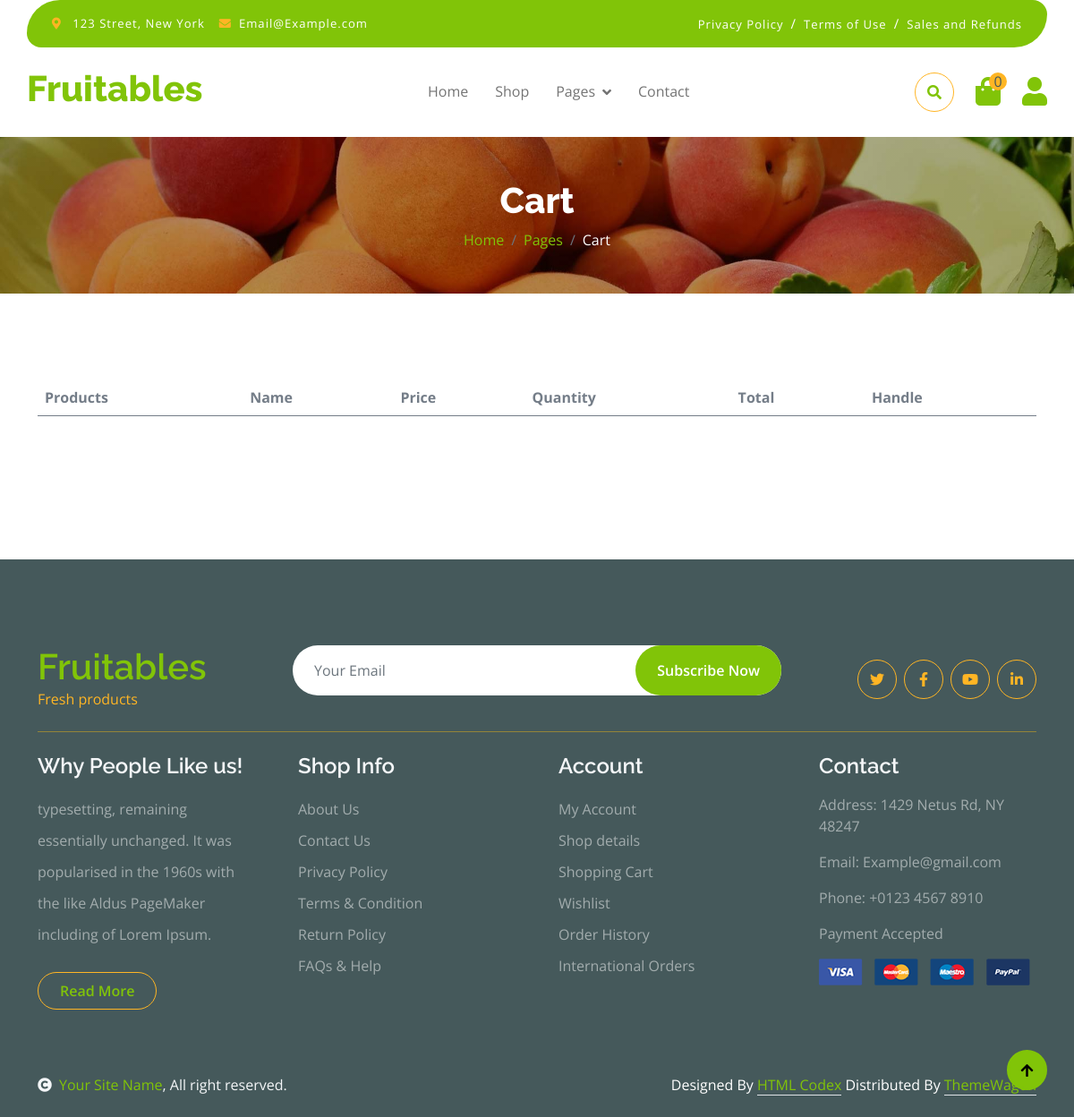
The app's page /order/cart/ (signed in), older data.
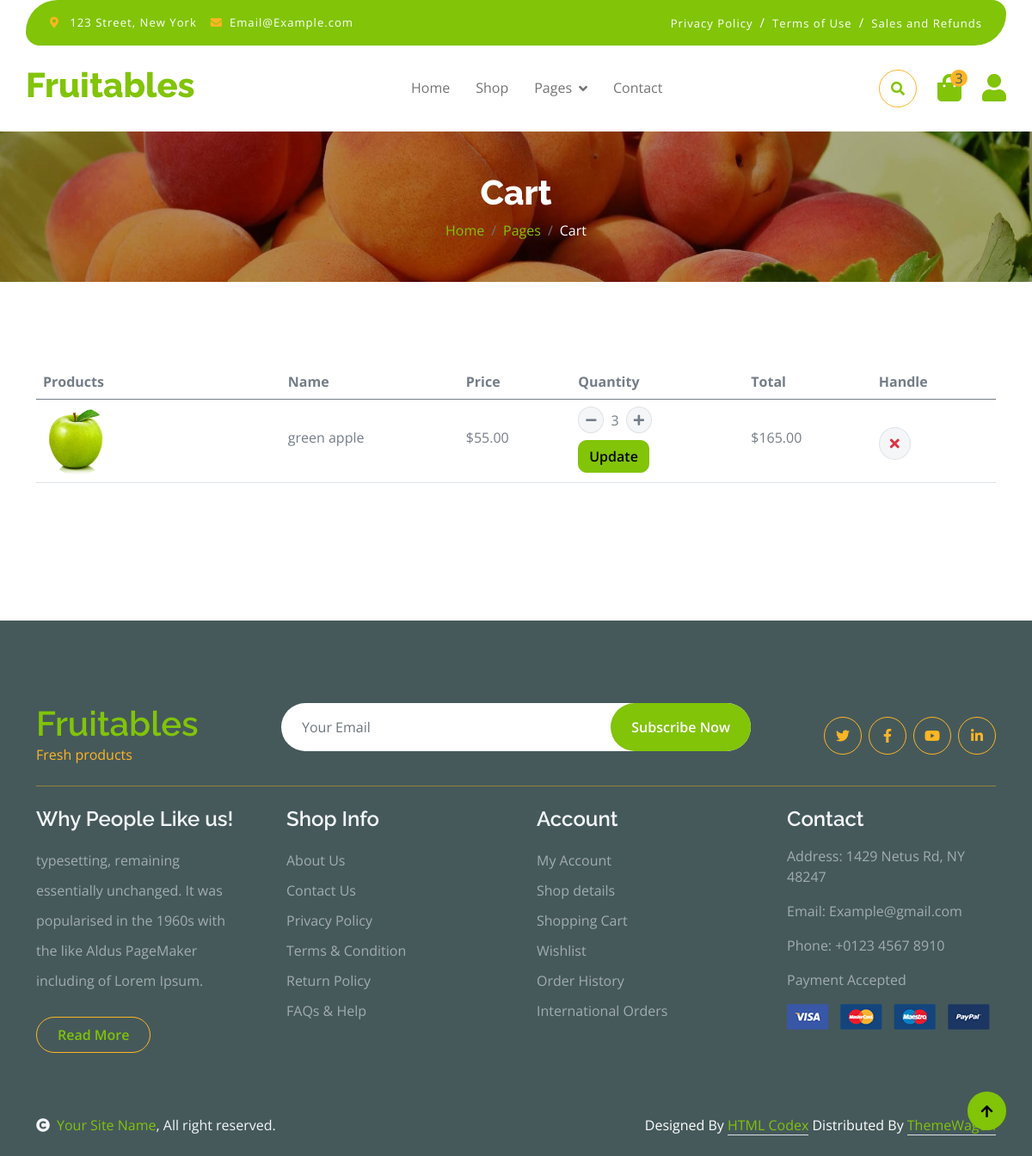
The same page, newer data.
### order/models.py (models this page shows, shortened)
class CartItem(models.Model):
    product = models.ForeignKey(Product, on_delete = models.CASCADE)
    cart = models.ForeignKey(Cart, on_delete= models.CASCADE, related_name='items')
    quantity = models.IntegerField(default=1)

### store/models.py (models this page shows, shortened)
class Product(models.Model):
    name = models.CharField(max_length=200)
    description = models.TextField()
    price = models.DecimalField(max_digits=10, decimal_places=2)
    product_image = models.ImageField(upload_to='products/')
    slug = models.SlugField(unique=True)
    quantity = models.IntegerField(default=0)
    category = models.ForeignKey(Category, on_delete=models.CASCADE, related_name='products', null=True)

### order/views.py (the view)
# urls.py: path('cart/', views.view_cart, name='cart'),
def view_cart(request):
    if request.user.is_authenticated:
        cart, created = Cart.objects.get_or_create(user=request.user)
        items = cart.items.all()
    else:
        items = []
    for item in items:
        item.total_price = item.product.price * item.quantity
    total_items = sum(item.quantity for item in items)
    return render(request, 'cart.html', {
        'items': items,
        'total_items': total_items,
    })

### templates/cart.html (shortened to what this page needs)
{% extends 'base.html' %}
{% load static %}
{% block content %}
        <div class="container-fluid page-header py-5">
            <h1 class="text-center text-white display-6">Cart</h1>
            <ol class="breadcrumb justify-content-center mb-0">
                <li class="breadcrumb-item"><a href="#">Home</a></li>
                <li class="breadcrumb-item"><a href="#">Pages</a></li>
                <li class="breadcrumb-item active text-white">Cart</li>
            </ol>
        </div>
        <div class="container-fluid py-5">
            <div class="container py-5">
                <div class="table-responsive">
                    <table class="table">
                        <thead>
                          <tr>
                            <th scope="col">Products</th>
                            <th scope="col">Name</th>
                            <th scope="col">Price</th>
                            <th scope="col">Quantity</th>
                            <th scope="col">Total</th>
                            <th scope="col">Handle</th>
                          </tr>
                        </thead>
                        <tbody>
                            {% for item in items %}
                            <tr>
                                <th scope="row">
                                    <div class="d-flex align-items-center">
                                        <img src="{{ item.product.product_image.url }}" class="img-fluid me-5 rounded-circle" style="width: 80px; height: 80px;" alt="">
                                    </div>
                                </th>
                                <td>
                                    <p class="mb-0 mt-4">{{ item.product.name }}</p>
                                </td>
                                <td>
                                    <p class="mb-0 mt-4">${{ item.product.price }}</p>
                                </td>
                              <td>
                                <form method="POST" action="{% url 'update_cart_item' item.id %}">
                                    <div class="d-flex align-items-center quantity">
                                        <button type="button" class="btn btn-sm btn-minus rounded-circle bg-light border">
                                            <i class="fa fa-minus"></i>
                                        </button>
                                        <span class="quantity-value mx-2">{{ item.quantity }}</span>
                                        <button type="button" class="btn btn-sm btn-plus rounded-circle bg-light border">
                                            <i class="fa fa-plus"></i>
                                        </button>
                                    </div>
                                    <button type="submit" class="btn btn-primary mt-2">Update</button>
                                </form>
                            </td>
                                <td>
                                    <p class="mb-0 mt-4">${{ item.total_price|floatformat:2 }}</p>
                                </td>
                                <td>
                                    <form method="POST" action="{% url 'remove_from_cart' item.id %}">
                                        <button type="submit" class="btn btn-md rounded-circle bg-light border mt-4">
                                            <i class="fa fa-times text-danger"></i>
                                        </button>
                                    </form>
                                </td>
                            </tr>
                            {% endfor %}
                        </tbody>
                    </table>
                </div>
                    </div>
                </div>
{% endblock %}

### templates/base.html (shortened to what this page needs)
{% load static %}
<!DOCTYPE html>
<html lang="en">
    <head>
        <link rel="stylesheet" href="https://use.fontawesome.com/releases/v5.15.4/css/all.css"/>
        <link href="https://cdn.jsdelivr.net/npm/bootstrap-icons@1.4.1/font/bootstrap-icons.css" rel="stylesheet">
        <link href="{% static 'lib/lightbox/css/lightbox.min.css'%}" rel="stylesheet">
        <link href="{% static 'lib/owlcarousel/assets/owl.carousel.min.css'%}" rel="stylesheet">
        <link href="{% static 'css/bootstrap.min.css' %}" rel="stylesheet">
        <link href="{% static 'css/style.css' %}" rel="stylesheet">
        </head>
        <body>
            {% include 'includes/navbar.html' %}
            {% block content %}
            {% endblock %}
            {% include 'includes/footer.html' %}
                {% include 'includes/copyright.html' %}
                    <a href="#" class="btn btn-primary border-3 border-primary rounded-circle back-to-top"><i class="fa fa-arrow-up"></i></a>
        </body>
</html>

### templates/includes/navbar.html (shortened to what this page needs)
<div class="container-fluid fixed-top">
    <div class="container topbar bg-primary d-none d-lg-block">
        <div class="d-flex justify-content-between">
            <div class="top-info ps-2">
                <small class="me-3"><i class="fas fa-map-marker-alt me-2 text-secondary"></i> <a href="#" class="text-white">123 Street, New York</a></small>
                <small class="me-3"><i class="fas fa-envelope me-2 text-secondary"></i><a href="#" class="text-white">Email@Example.com</a></small>
            </div>
            <div class="top-link pe-2">
                <a href="#" class="text-white"><small class="text-white mx-2">Privacy Policy</small>/</a>
                <a href="#" class="text-white"><small class="text-white mx-2">Terms of Use</small>/</a>
                <a href="#" class="text-white"><small class="text-white ms-2">Sales and Refunds</small></a>
            </div>
        </div>
    </div>
    <div class="container px-0">
        <nav class="navbar navbar-light bg-white navbar-expand-xl">
            <a href="{% url 'home' %}" class="navbar-brand"><h1 class="text-primary display-6">Fruitables</h1></a>
            <div class="collapse navbar-collapse bg-white" id="navbarCollapse">
                <div class="navbar-nav mx-auto">
                    <a href="{% url 'home' %}" class="nav-item nav-link {% if request.path == '/' %}active{% endif %}">Home</a>
                    <a href="{% url 'store' %}" class="nav-item nav-link">Shop</a>
                    <div class="nav-item dropdown">
                        <a href="#" class="nav-link dropdown-toggle" data-bs-toggle="dropdown">Pages</a>
                    </div>
                    <a href="{% url 'contact' %}" class="nav-item nav-link">Contact</a>
                </div>
                <div class="d-flex m-3 me-0">
                    <button class="btn-search btn border border-secondary btn-md-square rounded-circle bg-white me-4" data-bs-toggle="modal" data-bs-target="#searchModal"><i class="fas fa-search text-primary"></i></button>
                    <a href="{% url 'cart' %}" class="position-relative me-4 my-auto">
                        <i class="fa fa-shopping-bag fa-2x"></i>
                        <span class="position-absolute bg-secondary rounded-circle d-flex align-items-center justify-content-center text-dark px-1" style="top: -5px; left: 15px; height: 20px; min-width: 20px;">{{ total_items }}</span>
                    </a>
                    <a href="#" class="my-auto">
                        <i class="fas fa-user fa-2x"></i>
                    </a>
                </div>
            </div>
        </nav>
    </div>
</div>

### templates/includes/footer.html
<div class="container-fluid bg-dark text-white-50 footer pt-5 mt-5">
    <div class="container py-5">
        <div class="pb-4 mb-4" style="border-bottom: 1px solid rgba(226, 175, 24, 0.5) ;">
            <div class="row g-4">
                <div class="col-lg-3">
                    <a href="#">
                        <h1 class="text-primary mb-0">Fruitables</h1>
                        <p class="text-secondary mb-0">Fresh products</p>
                    </a>
                </div>
                <div class="col-lg-6">
                    <div class="position-relative mx-auto">
                        <input class="form-control border-0 w-100 py-3 px-4 rounded-pill" type="number" placeholder="Your Email">
                        <button type="submit" class="btn btn-primary border-0 border-secondary py-3 px-4 position-absolute rounded-pill text-white" style="top: 0; right: 0;">Subscribe Now</button>
                    </div>
                </div>
                <div class="col-lg-3">
                    <div class="d-flex justify-content-end pt-3">
                        <a class="btn  btn-outline-secondary me-2 btn-md-square rounded-circle" href=""><i class="fab fa-twitter"></i></a>
                        <a class="btn btn-outline-secondary me-2 btn-md-square rounded-circle" href=""><i class="fab fa-facebook-f"></i></a>
                        <a class="btn btn-outline-secondary me-2 btn-md-square rounded-circle" href=""><i class="fab fa-youtube"></i></a>
                        <a class="btn btn-outline-secondary btn-md-square rounded-circle" href=""><i class="fab fa-linkedin-in"></i></a>
                    </div>
                </div>
            </div>
        </div>
        <div class="row g-5">
            <div class="col-lg-3 col-md-6">
                <div class="footer-item">
                    <h4 class="text-light mb-3">Why People Like us!</h4>
                    <p class="mb-4">typesetting, remaining essentially unchanged. It was
                        popularised in the 1960s with the like Aldus PageMaker including of Lorem Ipsum.</p>
                    <a href="" class="btn border-secondary py-2 px-4 rounded-pill text-primary">Read More</a>
                </div>
            </div>
            <div class="col-lg-3 col-md-6">
                <div class="d-flex flex-column text-start footer-item">
                    <h4 class="text-light mb-3">Shop Info</h4>
                    <a class="btn-link" href="">About Us</a>
                    <a class="btn-link" href="">Contact Us</a>
                    <a class="btn-link" href="">Privacy Policy</a>
                    <a class="btn-link" href="">Terms & Condition</a>
                    <a class="btn-link" href="">Return Policy</a>
                    <a class="btn-link" href="">FAQs & Help</a>
                </div>
            </div>
            <div class="col-lg-3 col-md-6">
                <div class="d-flex flex-column text-start footer-item">
                    <h4 class="text-light mb-3">Account</h4>
                    <a class="btn-link" href="">My Account</a>
                    <a class="btn-link" href="">Shop details</a>
                    <a class="btn-link" href="">Shopping Cart</a>
                    <a class="btn-link" href="">Wishlist</a>
                    <a class="btn-link" href="">Order History</a>
                    <a class="btn-link" href="">International Orders</a>
                </div>
            </div>
            <div class="col-lg-3 col-md-6">
                <div class="footer-item">
                    <h4 class="text-light mb-3">Contact</h4>
                    <p>Address: 1429 Netus Rd, NY 48247</p>
                    <p>Email: Example@gmail.com</p>
                    <p>Phone: +0123 4567 8910</p>
                    <p>Payment Accepted</p>
                    <img src="img/payment.png" class="img-fluid" alt="">
                </div>
            </div>
        </div>
    </div>
</div>

### templates/includes/copyright.html
<div class="container-fluid copyright bg-dark py-4">
    <div class="container">
        <div class="row">
            <div class="col-md-6 text-center text-md-start mb-3 mb-md-0">
                <span class="text-light"><a href="#"><i class="fas fa-copyright text-light me-2"></i>Your Site Name</a>, All right reserved.</span>
            </div>
            <div class="col-md-6 my-auto text-center text-md-end text-white">
                Designed By <a class="border-bottom" href="https://htmlcodex.com">HTML Codex</a> Distributed By <a class="border-bottom" href="https://themewagon.com">ThemeWagon</a>
            </div>
        </div>
    </div>
</div>

### static/css/style.css (style rules this page uses)
.back-to-top { position: fixed; right: 30px; bottom: 30px; display: flex; width: 45px; height: 45px; align-items: center; justify-content: center; transition: 0.5s; z-index: 99; }
.btn { font-weight: 600; transition: .5s; }
.btn-md-square { width: 44px; height: 44px; }
.btn-square, .btn-sm-square, .btn-md-square, .btn-lg-square { padding: 0; display: flex; align-items: center; justify-content: center; font-weight: normal; }
.btn.border-secondary { transition: 0.5s; }
.fixed-top { transition: 0.5s; background: var(--bs-white); border: 0; }
.topbar { padding: 20px; border-radius: 230px 100px; }
.topbar .top-info { font-size: 15px; line-height: 0; letter-spacing: 1px; display: flex; align-items: center; }
.topbar .top-link { font-size: 15px; line-height: 0; letter-spacing: 1px; display: flex; align-items: center; }
.topbar .top-link a { letter-spacing: 1px; }
.navbar .navbar-nav .nav-link { padding: 10px 15px; font-size: 16px; transition: .5s; }
.navbar { height: 100px; border-bottom: 1px solid rgba(255, 255, 255, .1); }
.navbar .dropdown-toggle::after { border: none; content: "\f107"; font-family: "Font Awesome 5 Free"; font-weight: 700; vertical-align: middle; margin-left: 8px; }
.page-header { position: relative; background: linear-gradient(rgba(0, 0, 0, 0.3), rgba(0, 0, 0, 0.3)), url(../img/cart-page-header-img.jpg); background-position: center center; background-repeat: no-repeat; background-size: cover; }
@media (min-width: 992px) { .hero-header, .page-header { margin-top: 152px !important; } }
.footer .footer-item .btn-link { line-height: 35px; color: rgba(255, 255, 255, .5); transition: 0.5s; }
.footer .footer-item p.mb-4 { line-height: 35px; }

Row changes from the older to the newer data that the page shows:
added CartItem: product.product_image (picture), product.name "green apple", product.price "55.00", quantity "3", total_price "165.00"
Text that changed along with them:
{{ total_items }}: "0" → "3"
